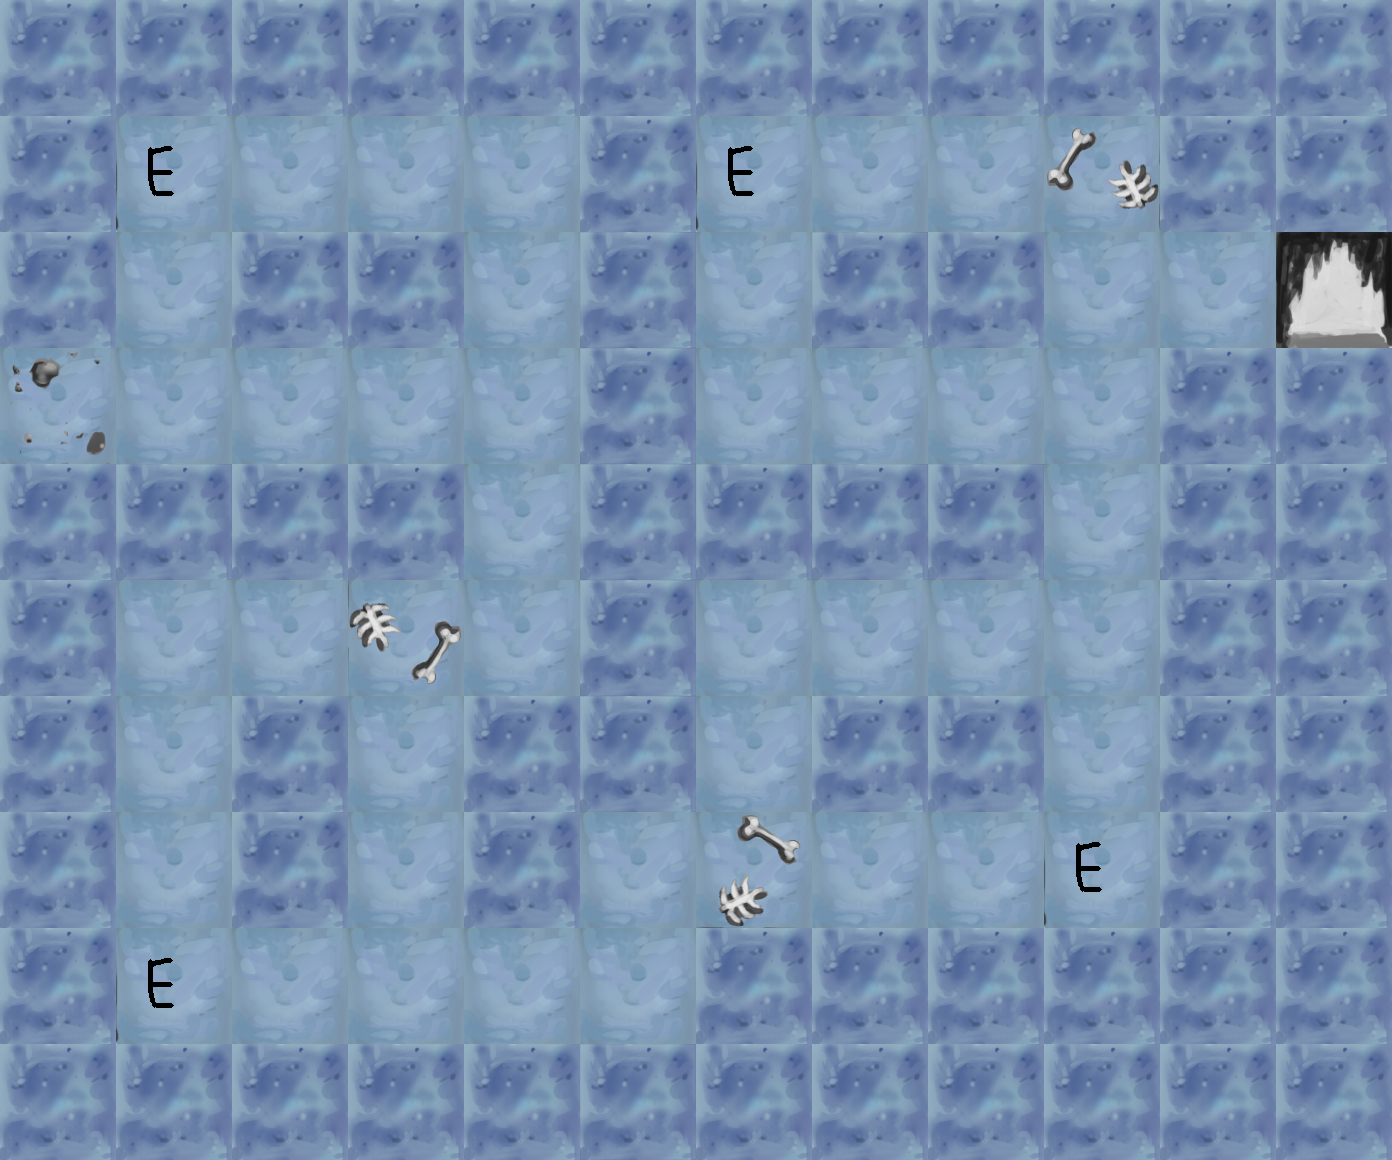

A level layout from a 2D game, rendered from its tile map. Below: a short description, then the map file with its tile-grid data intact:
An orthogonal 12x10 tile map with 116x116 px tiles, 3 tile layers (Tile Layer 1, Tile Layer 2, Tile Layer 3), 3 tilesets.

<map version="1.0" orientation="orthogonal" renderorder="right-down" width="12" height="10" tilewidth="116" tileheight="116" nextobjectid="1">
 <tileset firstgid="1" name="tile" tilewidth="116" tileheight="116" tilecount="20" columns="20">
  <image source="../images/tile.png" width="2320" height="116" />
 </tileset>
 <tileset firstgid="21" name="stuff" tilewidth="116" tileheight="116" tilecount="6" columns="6">
  <image source="../images/stuff.png" width="696" height="116" />
 </tileset>
 <tileset firstgid="27" name="triggers" tilewidth="116" tileheight="116" tilecount="6" columns="6">
  <image source="../images/triggers.png" width="696" height="116" />
 </tileset>
 <layer name="Tile Layer 1" width="12" height="10">
  <data encoding="csv">
15,15,15,15,15,15,15,15,15,15,15,15,
15,14,14,14,14,15,14,14,14,14,15,15,
15,14,15,15,14,15,14,15,15,14,14,14,
14,14,14,14,14,15,14,14,14,14,15,15,
15,15,15,15,14,15,15,15,15,14,15,15,
15,14,14,14,14,15,14,14,14,14,15,15,
15,14,15,14,15,15,14,15,15,14,15,15,
15,14,15,14,15,14,14,14,14,14,15,15,
15,14,14,14,14,14,15,15,15,15,15,15,
15,15,15,15,15,15,15,15,15,15,15,15
</data>
 </layer>
 <layer name="Tile Layer 2" width="12" height="10">
  <data encoding="csv">
0,0,0,0,0,0,0,0,0,0,0,0,
0,0,0,0,0,0,0,0,0,0,0,0,
0,0,0,0,0,0,0,0,0,0,0,0,
0,0,0,0,0,0,0,0,0,0,0,0,
0,0,0,0,0,0,0,0,0,0,0,0,
0,0,0,0,0,0,0,0,0,0,0,0,
0,0,0,0,0,0,0,0,0,0,0,0,
0,0,0,0,0,0,0,0,0,0,0,0,
0,0,0,0,0,0,0,0,0,0,0,0,
0,0,0,0,0,0,0,0,0,0,0,0
</data>
 </layer>
 <layer name="Tile Layer 3" width="12" height="10">
  <data encoding="csv">
15,15,15,15,15,15,15,15,15,15,15,15,
15,32,14,14,14,15,32,14,14,30,15,15,
15,14,15,15,14,0,0,0,15,14,14,31,
27,0,14,14,14,0,0,0,0,14,15,15,
15,0,15,15,0,0,0,0,0,0,0,15,
15,14,14,3221225502,0,0,0,0,14,14,15,15,
15,14,15,14,15,0,14,15,15,14,15,15,
15,14,15,14,15,14,2684354590,14,14,32,15,15,
15,32,14,14,0,14,15,15,15,15,15,15,
15,15,15,15,15,0,15,15,15,15,15,15
</data>
 </layer>
</map>
